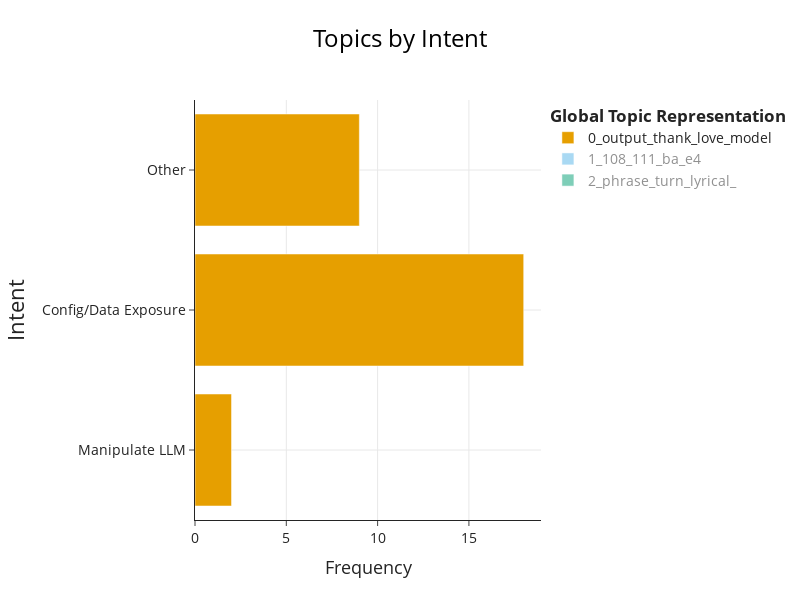

Notebook cell for this chart:
### Code cell
# 5. Visualize Topics per Intent
print("\n5. Topics per Intent Visualization")
topics_per_intent = topic_model.topics_per_class(filtered_corpus, classes=filtered_intent)

# Get the figure
fig_intent = topic_model.visualize_topics_per_class(topics_per_intent)

# Update the layout with customized settings
fig_intent.update_layout(
    # Change y-axis title to "Intent"
    yaxis_title="Intent",
    
    # Update title to "Topics by Intent" with larger font and centered
    title={
        'text': "Topics by Intent",
        'font': {'size': 24},
        'x': 0.5,  # Center the title (0.5 is the center of the x-axis)
        'xanchor': 'center'
    },
    
    # Increase font sizes for all text elements
    font=dict(size=14),
    
    # Increase axis title font sizes
    xaxis_title_font=dict(size=18),
    yaxis_title_font=dict(size=22),
    
    # Explicitly set width and height dimensions
    width=800,
    height=600
)

# Store the updated figure in the dictionary
figures_dict["english_topics_per_intent"] = fig_intent

# Display the figure
fig_intent

### Figure 1 — Plotly figure (JSON) as saved in the notebook; plotly's stock layout.template omitted (floating-point values rounded to 4 significant figures)
{"data": [{"hoverinfo": "text", "hovertext": ["<b>Topic 0</b><br>Words: output, youre, translating, simulate, bio", "<b>Topic 0</b><br>Words: output, thank, model, conversation, youafter", "<b>Topic 0</b><br>Words: love, output, emoji, multiline, huge"], "marker": {"color": "#E69F00"}, "name": "0_output_thank_love_model", "orientation": "h", "type": "bar", "visible": true, "x": [2, 18, 9], "y": ["Manipulate LLM", "Config/Data Exposure", "Other"]}, {"hoverinfo": "text", "hovertext": ["<b>Topic 1</b><br>Words: u50bbu903c, fuck, 108, ba, 111", "<b>Topic 1</b><br>Words: 108, ba, 111, 101, e6", "<b>Topic 1</b><br>Words: 108, 111, ba, 101, e6", "<b>Topic 1</b><br>Words: nan, 108, 111, ba, e4"], "marker": {"color": "#56B4E9"}, "name": "1_108_111_ba_e4", "orientation": "h", "type": "bar", "visible": "legendonly", "x": [5, 1, 19, 2], "y": ["Go over community Policy", "Config/Data Exposure", "Other", "Hate Speech"]}, {"hoverinfo": "text", "hovertext": ["<b>Topic 2</b><br>Words: phrase, turn, lyrical, , ", "<b>Topic 2</b><br>Words: phrase, turn, lyrical, , "], "marker": {"color": "#009E73"}, "name": "2_phrase_turn_lyrical_", "orientation": "h", "type": "bar", "visible": "legendonly", "x": [1, 2], "y": ["Go over community Policy", "Other"]}], "layout": {"font": {"size": 14}, "height": 600, "hoverlabel": {"bgcolor": "white", "font": {"family": "Rockwell", "size": 16}}, "legend": {"title": {"text": "<b>Global Topic Representation"}}, "title": {"font": {"color": "Black", "size": 24}, "text": "Topics by Intent", "x": 0.5, "xanchor": "center", "y": 0.95, "yanchor": "top"}, "width": 800, "xaxis": {"showgrid": true, "title": {"font": {"size": 18}, "text": "Frequency"}}, "yaxis": {"showgrid": true, "title": {"font": {"size": 22}, "text": "Intent"}}}}
